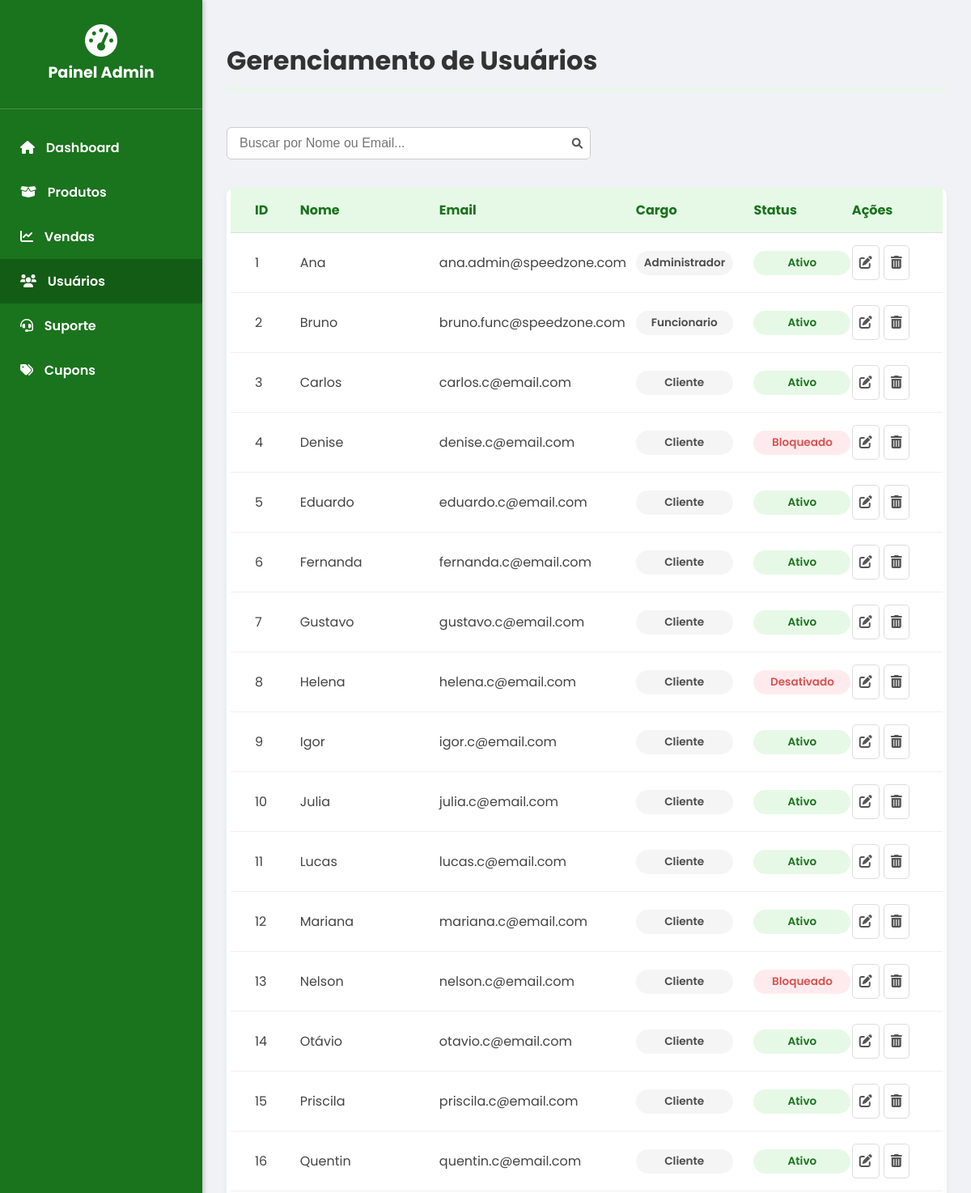
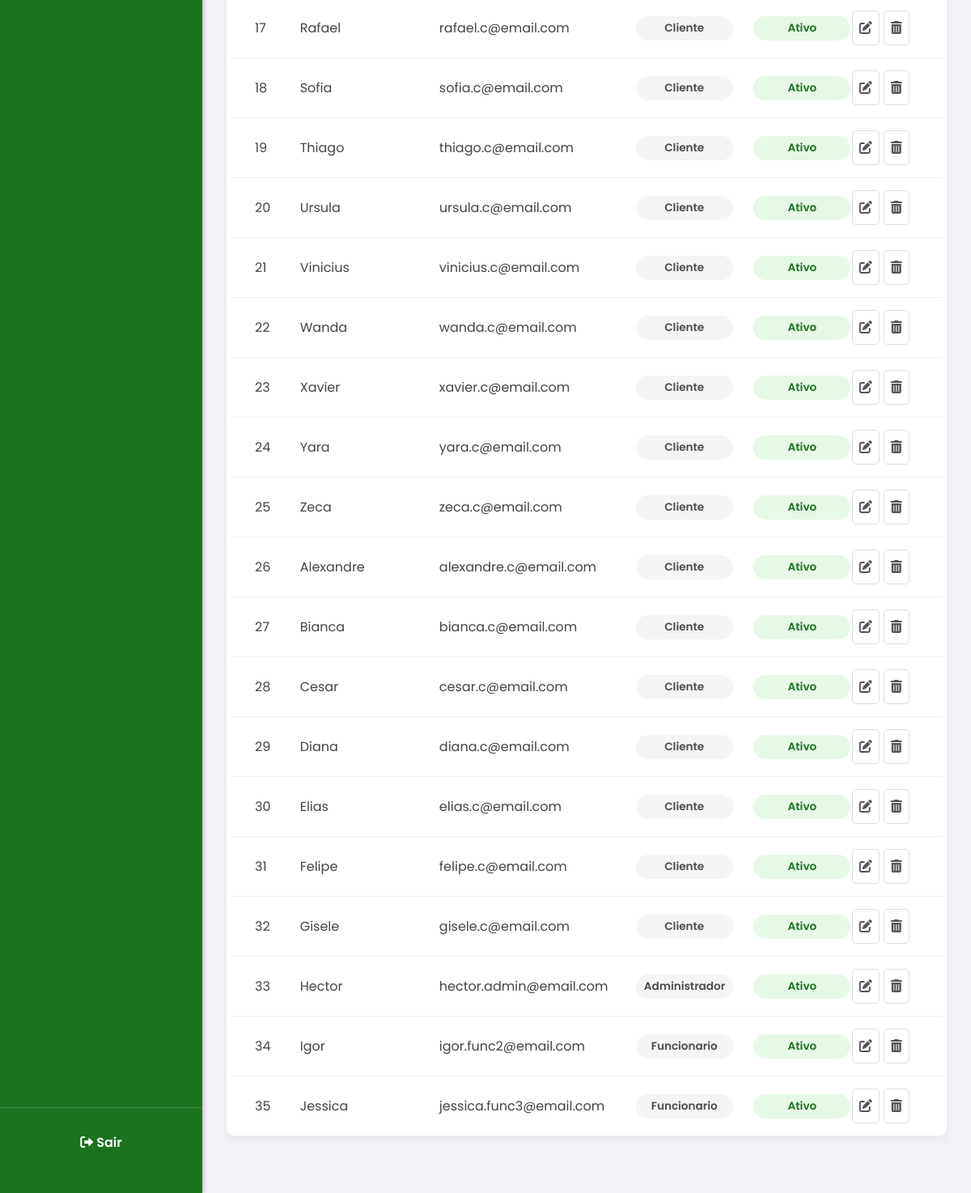
The app's page /usuarios.php with its own data (2 pictures, top to bottom).
### tables this page shows
CREATE TABLE IF NOT EXISTS usuario(
id_usuario INT PRIMARY KEY AUTO_INCREMENT,
primeiro_nome VARCHAR(50),
ultimo_nome VARCHAR(50),
email VARCHAR(150) UNIQUE,
cpf VARCHAR(14) UNIQUE,
cargo ENUM('Funcionario', 'Administrador', 'Cliente'),
status_conta ENUM('Ativo','Bloqueado','Desativado'),
cep VARCHAR(9),
rua VARCHAR(150),
numero INT,
complemento VARCHAR(100),
bairro VARCHAR(100),
cidade VARCHAR(150),
estado VARCHAR(3),
senha VARCHAR(255),
CREATED_AT TIMESTAMP DEFAULT CURRENT_TIMESTAMP
);

### usuarios.php (the view, shortened to what this page needs)
<?php
require_once 'connection.php';
$searchTerm = '';
$whereClause = '';
$conn = $conn;
$sql = "SELECT id_usuario, primeiro_nome, email, cargo, status_conta, CREATED_AT FROM usuario"
        . $whereClause .
        " ORDER BY id_usuario ASC";
$result = $conn->query($sql);
?>
<!DOCTYPE html>
<html lang="pt-br">
<head>
    <link rel="stylesheet" href="admin.css">
    <link rel="stylesheet" href="https://cdnjs.cloudflare.com/ajax/libs/font-awesome/6.0.0-beta3/css/all.min.css">
    </head>
<body>
    <div class="admin-layout">
        <aside class="sidebar">
            <div class="sidebar-header">
                <i class="fas fa-tachometer-alt"></i>
                <h2>Painel Admin</h2>
            </div>
            <nav class="sidebar-nav">
                <a href="admin.php" class="nav-item"><i class="fas fa-home"></i> Dashboard</a>
                <a href="produtos.php" class="nav-item"><i class="fas fa-box-open"></i> Produtos</a>
                <a href="vendas.php" class="nav-item"><i class="fas fa-chart-line"></i> Vendas</a>
                <a href="usuarios.php" class="nav-item sidebar-link active" data-target="usuarios-section"><i class="fas fa-users"></i> Usuários</a>
                <a href="suporteAdmin.php" class="nav-item sidebar-link" data-target="suporte-section"><i class="fas fa-headset"></i> Suporte</a>
                <a href="Cupons.php" class="nav-item"><i class="fas fa-tags"></i> Cupons</a>
            </nav>
            <div class="logout-section">
               <a href="index.php"><i class="fas fa-sign-out-alt"></i> Sair</a>
            </div>
        </aside>
        <main class="main-content">
            <h1 class="page-title">Gerenciamento de Usuários</h1>
            <section id="usuarios" class="management-section active">
                <div id="user-list-view" class="sub-section active">
                    <form method="GET" action="usuarios.php" class="action-bar search-form">
                        <div class="search-container">
                            <input type="text" name="search" placeholder="Buscar por Nome ou Email..." class="search-input" value="<?= htmlspecialchars($searchTerm) ?>">
                            <button type="submit" class="search-icon-btn" title="Pesquisar">
                                <i class="fas fa-search"></i>
                            </button>
                        </div>
                    </form>
                    <div class="data-table">
                        <div class="table-header users-grid-template">
                            <span>ID</span>
                            <span>Nome</span>
                            <span>Email</span>
                            <span>Cargo</span>
                            <span>Status</span>
                            <span>Ações</span>
                        </div>
                        <?php
                        if ($result->num_rows > 0) {
                            while ($row = $result->fetch_assoc()) {
                                $user_id = $row['id_usuario'];
                                $user_name = htmlspecialchars($row['primeiro_nome']);
                                $user_email = htmlspecialchars($row['email']);
                                $user_cargo = htmlspecialchars($row['cargo']);
                                $user_status = htmlspecialchars($row['status_conta']);
                                $status_class = (strpos($user_status, 'Ativo') !== false) ? 'active' : 'inactive';
                                $cargo_class = strtolower(str_replace([' ', '/'], '', $user_cargo));
                                echo "
                                <div class='table-row users-grid-template' data-user-id='{$user_id}'>
                                    <span class='cell-data'>{$user_id}</span>
                                    <span class='cell-data' data-label='Nome:'>{$user_name}</span>
                                    <span class='cell-data' data-label='Email:'>{$user_email}</span>
                                    <span class='cell-data {$cargo_class} status' data-label='Cargo:'>{$user_cargo}</span>
                                    <span class='cell-data status {$status_class}' data-label='Status:'>{$user_status}</span>
                                    <span class='cell-data actions'>
                                        <a class='action-btn edit edit-user-btn' title='Editar Usuário' href='edit_usuario.php?id={$user_id}'><i class='fas fa-edit'></i></a>
                                        <a class='action-btn delete delete-user-btn' title='Excluir Usuário' href='delete_usuario.php?id={$user_id}'><i class='fas fa-trash-alt'></i></a>
                                    </span>
                                </div>
                                ";
                            }
                        } else {
                            echo "<div class='table-row'><span class='cell-data' style='grid-column: 1 / -1; text-align: center; padding: 20px;'>Nenhum usuário encontrado, filtre por nome ou email do usuario!!</span></div>";
                        }
                        ?>
                    </div>
                </div>
            </section>
        </main>
    </div>
</body>
</html>

### admin.css (style rules this page uses)
body { font-family: 'Poppins', sans-serif; background-color: #f0f2f5; margin: 0; padding: 0; min-height: 100vh; }
.admin-layout { display: flex; min-height: 100vh; }
.sidebar { width: 250px; background-color: #1a731d; color: #fff; display: flex; flex-direction: column; padding: 20px 0; box-shadow: 2px 0 5px rgba(0, 0, 0, 0.2); }
.sidebar-header { text-align: center; padding: 10px 0 30px; border-bottom: 1px solid rgba(255, 255, 255, 0.2); margin-bottom: 20px; }
.sidebar-header i { font-size: 2.5rem; margin-bottom: 5px; }
.sidebar-header h2 { font-size: 1.2rem; font-weight: 700; margin: 0; }
.sidebar-nav { flex-grow: 1; }
.nav-item { display: block; padding: 15px 25px; color: #fff; text-decoration: none; font-weight: 600; transition: background-color 0.3s ease; }
.nav-item i { margin-right: 10px; }
.nav-item:hover, .nav-item.active { background-color: #135c16; }
.logout-section { padding: 20px; border-top: 1px solid rgba(255, 255, 255, 0.2); }
.logout-section a { display: block; color: #fff; text-decoration: none; font-weight: 600; padding: 10px; text-align: center; border-radius: 5px; transition: background-color 0.3s ease; }
.main-content { flex-grow: 1; padding: 30px; }
.page-title { color: #333; font-size: 2rem; font-weight: 700; margin-bottom: 30px; border-bottom: 3px solid #e6f9e6; padding-bottom: 10px; }
.management-section, .dashboard-section { display: none; margin-bottom: 40px; }
.management-section.active, .dashboard-section.active { display: block; }
.action-bar { display: flex; justify-content: space-between; margin-bottom: 20px; gap: 20px; }
.search-input { padding: 10px; border: 1px solid #ddd; border-radius: 8px; width: 300px; }
.data-table { background-color: #fff; border-radius: 10px; box-shadow: 0 4px 8px rgba(0, 0, 0, 0.05); overflow: hidden; }
.users-grid-template { grid-template-columns: 0.5fr 1.5fr 2fr 1.2fr 1fr 0.8fr; }
.table-header { display: grid; padding: 15px; background-color: #e6f9e6; font-weight: 700; color: #1a731d; border-bottom: 1px solid #ddd; }
.table-row { display: grid; padding: 15px; border-bottom: 1px solid #f0f0f0; align-items: center; }
.cell-data { color: #444; }
.status { padding: 5px 10px; border-radius: 20px; font-size: 0.85rem; text-align: center; justify-self: start; min-width: 100px; }
.status.active, .status.delivered { color: #1a731d; font-weight: 600; background-color: #e6f9e6; }
.cell-data.red, .status.cancelled, .status.inactive { color: #d9534f; font-weight: 600; background-color: #ffebee; }
.cell-data.status { color: #4c4c4c; background-color: #f5f5f5; font-weight: 600; }
.actions { display: flex; gap: 5px; justify-content: flex-start; }
.action-btn { background: none; border: 1px solid #ddd; color: #555; padding: 8px; border-radius: 5px; cursor: pointer; transition: background-color 0.3s ease, color 0.3s ease, border-color 0.3s ease; }
.sub-section { display: none; }
.sub-section.active { display: block; }
.table-row .cell-data:nth-child(1), .table-header span:nth-child(1) { padding-left: 15px; text-align: left; }
.table-row .cell-data:nth-child(2), .table-header span:nth-child(2) { padding-left: 10px; text-align: left; }
.data-table { padding-left: 5px; padding-right: 5px; }
.status { padding: 5px 10px; border-radius: 20px; font-size: 0.85rem; text-align: center; justify-self: start; min-width: 100px; font-weight: 600; }
.status.active { color: #1a731d; background-color: #e6f9e6; }
.status.inactive, .status.cancelled { color: #d9534f; background-color: #ffebee; }
.action-btn { background: none; border: 1px solid #ddd; color: #555; padding: 8px; border-radius: 5px; cursor: pointer; transition: background-color 0.3s ease; }
.search-container { position: relative; display: flex; align-items: center; max-width: 400px; }
.search-input { width: 100%; padding: 12px 40px 12px 15px; border: 2px solid #ddd; border-radius: 8px; font-size: 14px; transition: border-color 0.3s ease, box-shadow 0.3s ease; background-color: #fff; }
.table-row { transition: opacity 0.3s ease, transform 0.3s ease; }

### usuarios.php (style rules this page uses)
.action-bar.search-form { display: flex; gap: 10px; align-items: center; padding: 15px 0; }
.search-container { flex-grow: 1; position: relative; display: flex; max-width: 450px; }
.search-input { flex-grow: 1; padding: 10px 40px 10px 15px; border: 1px solid #ccc; border-radius: 6px; font-size: 1em; }
.search-icon-btn { position: absolute; right: 0; top: 0; height: 100%; background: none; border: none; cursor: pointer; padding: 0 10px; color: #555; transition: color 0.2s; }

### records on screen
usuario: id_usuario "1", primeiro_nome "Ana", email "ana.admin@speedzone.com", cargo "Administrador", status_conta "Ativo"
usuario: id_usuario "2", primeiro_nome "Bruno", email "bruno.func@speedzone.com", cargo "Funcionario", status_conta "Ativo"
usuario: id_usuario "3", primeiro_nome "Carlos", email "carlos.c@email.com", cargo "Cliente", status_conta "Ativo"
usuario: id_usuario "4", primeiro_nome "Denise", email "denise.c@email.com", cargo "Cliente", status_conta "Bloqueado"
usuario: id_usuario "5", primeiro_nome "Eduardo", email "eduardo.c@email.com", cargo "Cliente", status_conta "Ativo"
usuario: id_usuario "6", primeiro_nome "Fernanda", email "fernanda.c@email.com", cargo "Cliente", status_conta "Ativo"
usuario: id_usuario "7", primeiro_nome "Gustavo", email "gustavo.c@email.com", cargo "Cliente", status_conta "Ativo"
usuario: id_usuario "8", primeiro_nome "Helena", email "helena.c@email.com", cargo "Cliente", status_conta "Desativado"
usuario: id_usuario "9", primeiro_nome "Igor", email "igor.c@email.com", cargo "Cliente", status_conta "Ativo"
usuario: id_usuario "10", primeiro_nome "Julia", email "julia.c@email.com", cargo "Cliente", status_conta "Ativo"
usuario: id_usuario "11", primeiro_nome "Lucas", email "lucas.c@email.com", cargo "Cliente", status_conta "Ativo"
usuario: id_usuario "12", primeiro_nome "Mariana", email "mariana.c@email.com", cargo "Cliente", status_conta "Ativo"
usuario: id_usuario "13", primeiro_nome "Nelson", email "nelson.c@email.com", cargo "Cliente", status_conta "Bloqueado"
usuario: id_usuario "14", primeiro_nome "Otávio", email "otavio.c@email.com", cargo "Cliente", status_conta "Ativo"
usuario: id_usuario "15", primeiro_nome "Priscila", email "priscila.c@email.com", cargo "Cliente", status_conta "Ativo"
usuario: id_usuario "16", primeiro_nome "Quentin", email "quentin.c@email.com", cargo "Cliente", status_conta "Ativo"
usuario: id_usuario "17", primeiro_nome "Rafael", email "rafael.c@email.com", cargo "Cliente", status_conta "Ativo"
usuario: id_usuario "18", primeiro_nome "Sofia", email "sofia.c@email.com", cargo "Cliente", status_conta "Ativo"
usuario: id_usuario "19", primeiro_nome "Thiago", email "thiago.c@email.com", cargo "Cliente", status_conta "Ativo"
usuario: id_usuario "20", primeiro_nome "Ursula", email "ursula.c@email.com", cargo "Cliente", status_conta "Ativo"
usuario: id_usuario "21", primeiro_nome "Vinicius", email "vinicius.c@email.com", cargo "Cliente", status_conta "Ativo"
usuario: id_usuario "22", primeiro_nome "Wanda", email "wanda.c@email.com", cargo "Cliente", status_conta "Ativo"
usuario: id_usuario "23", primeiro_nome "Xavier", email "xavier.c@email.com", cargo "Cliente", status_conta "Ativo"
usuario: id_usuario "24", primeiro_nome "Yara", email "yara.c@email.com", cargo "Cliente", status_conta "Ativo"
usuario: id_usuario "25", primeiro_nome "Zeca", email "zeca.c@email.com", cargo "Cliente", status_conta "Ativo"
usuario: id_usuario "26", primeiro_nome "Alexandre", email "alexandre.c@email.com", cargo "Cliente", status_conta "Ativo"
usuario: id_usuario "27", primeiro_nome "Bianca", email "bianca.c@email.com", cargo "Cliente", status_conta "Ativo"
usuario: id_usuario "28", primeiro_nome "Cesar", email "cesar.c@email.com", cargo "Cliente", status_conta "Ativo"
usuario: id_usuario "29", primeiro_nome "Diana", email "diana.c@email.com", cargo "Cliente", status_conta "Ativo"
usuario: id_usuario "30", primeiro_nome "Elias", email "elias.c@email.com", cargo "Cliente", status_conta "Ativo"
usuario: id_usuario "31", primeiro_nome "Felipe", email "felipe.c@email.com", cargo "Cliente", status_conta "Ativo"
usuario: id_usuario "32", primeiro_nome "Gisele", email "gisele.c@email.com", cargo "Cliente", status_conta "Ativo"
usuario: id_usuario "33", primeiro_nome "Hector", email "hector.admin@email.com", cargo "Administrador", status_conta "Ativo"
usuario: id_usuario "34", primeiro_nome "Igor", email "igor.func2@email.com", cargo "Funcionario", status_conta "Ativo"
usuario: id_usuario "35", primeiro_nome "Jessica", email "jessica.func3@email.com", cargo "Funcionario", status_conta "Ativo"
